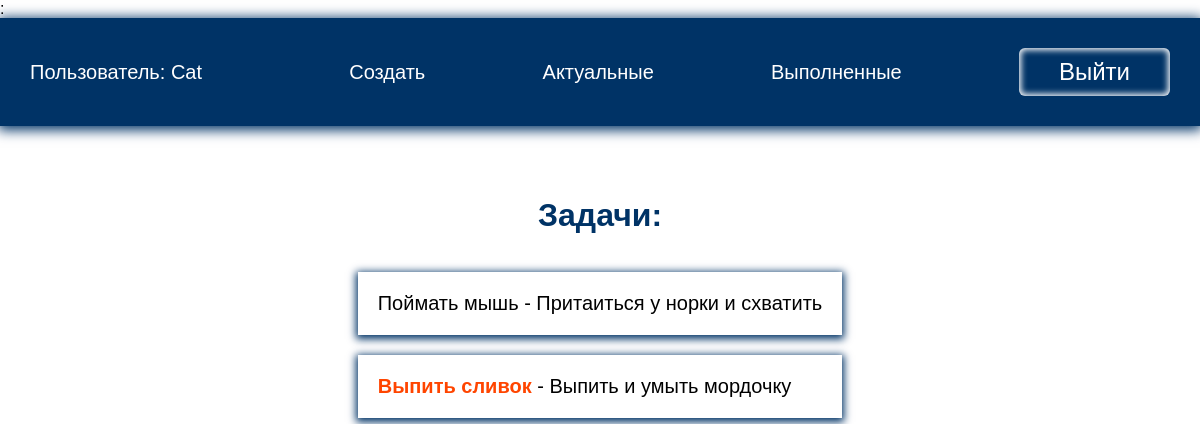
Screenshot of /current/ (signed in) with the database file from the repository.
### todo/models.py (models this page shows, shortened)
class Todo(models.Model):
    title = models.CharField(max_length=100)
    memo = models.TextField(blank=True)
    created = models.DateTimeField(auto_now_add=True)
    date_completed = models.DateTimeField(blank=True, null=True)
    important = models.BooleanField(default=False)
    user = models.ForeignKey(User, on_delete=models.CASCADE)

### todo/views.py (the view)
# urls.py: path('current/', views.currenttodos, name='currenttodos'),
@login_required
def currenttodos(request):
    todos = Todo.objects.filter(user=request.user, date_completed__isnull=True)
    return render(request, 'todo/currenttodos.html', {'todos': todos})

### todo/templates/todo/currenttodos.html
{% extends 'todo/base.html' %}
{% block content %}
<h1>Задачи:</h1>
<ul>
    {% for todo in todos%}
    <li>
        <a href="{% url 'viewtodo' todo.id %}">
            {% if todo.important %}
            <b>{{ todo.title }}</b>
            {% else %}
            {{ todo.title }}
            {% endif %}
            {% if todo.memo %}
            - {{ todo.memo }}
            {% endif %}
        </a>
    </li>
    {% endfor %}
</ul>
{% endblock %}

### todo/templates/todo/base.html (shortened to what this page needs)
<!DOCTYPE html>
{% load static %}
<html lang="en">
<head>
    <link rel="stylesheet" href="{% static 'css/style.css' %}">
</head>
<body>
{% if user.is_authenticated %}:
<div class="menu">
    <div class="wrap">
        <ul>
            <li class="logo">Пользователь: {{ user.username }}</li>
            <li><a href="{% url 'createtodo' %}">Создать</a></li>
            <li><a href="{% url 'currenttodos' %}">Актуальные</a></li>
            <li><a href="{% url 'completedtodos' %}">Выполненные</a></li>
            <li>
                <form action="{% url 'logoutuser' %}" method="post">
                    <button class="top">Выйти</button>
                </form>
            </li>
        </ul>
    </div>
</div>
{% endif %}
<div class="content">
    <div class="wrap">
        {% block content %}
        {% endblock %}
    </div>
</div>
</body>
</html>

### todo/static/css/style.css (style rules this page uses)
body { padding: 0; margin: 0; font-family: Arial, Helvetica, sans-serif; }
.wrap { max-width: 1200px; margin: 0 auto; padding: 10px 30px; box-sizing: border-box; }
.menu { background-color: #003366; box-shadow: 0 2px 12px 2px #003366; }
ul { list-style: none; padding: 0; }
.menu a { color: #fff; }
.menu ul { display: flex; justify-content: space-between; align-items: center; font-size: 20px; }
.menu .logo { color: #fff; margin-right: 30px; }
a { text-decoration: none; }
.content .wrap { display: flex; flex-direction: column; align-items: center; justify-content: center; margin-top: 40px; }
h1, h2 { color: #003366; }
button { border-radius: 6px; box-shadow: inset 0 0 6px 2px #fff; padding: 10px 40px; margin-top: 40px; font-size: 24px; cursor: pointer; }
.top { padding: 4px 24x; margin-top: 0; background: transparent; border: navajowhite; color: #fff; }
.content li { box-shadow: 0 2px 8px 2px #003366; margin-bottom: 20px; font-size: 20px; }
.content a { color: #000; display: block; padding: 20px; }
a b { color: orangered; }

### rows the page displays
Todo: title "Поймать мышь", memo "Притаиться у норки и схватить"
Todo: title "Выпить сливок", memo "Выпить и умыть мордочку"

### other values shown
{{ user.username }} "Cat"
